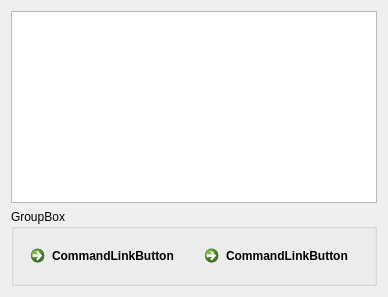
            <widget class="QWidget" name="tab_5">
             <attribute name="title">
              <string>Gewerke</string>
             </attribute>
             <layout class="QVBoxLayout" name="verticalLayout_37">
              <item>
               <widget class="QTableWidget" name="tableWidget_cost_stand_trades">
                <property name="alternatingRowColors">
                 <bool>true</bool>
                </property>
                <property name="selectionMode">
                 <enum>QAbstractItemView::SingleSelection</enum>
                </property>
                <property name="selectionBehavior">
                 <enum>QAbstractItemView::SelectRows</enum>
                </property>
                <property name="sortingEnabled">
                 <bool>true</bool>
                </property>
               </widget>
              </item>
              <item>
               <widget class="QGroupBox" name="groupBox_19">
                <property name="title">
                 <string>GroupBox</string>
                </property>
                <layout class="QHBoxLayout" name="horizontalLayout_38">
                 <item>
                  <widget class="QCommandLinkButton" name="commandLinkButton_5">
                   <property name="text">
                    <string>CommandLinkButton</string>
                   </property>
                  </widget>
                 </item>
                 <item>
                  <widget class="QCommandLinkButton" name="commandLinkButton_4">
                   <property name="text">
                    <string>CommandLinkButton</string>
                   </property>
                  </widget>
                 </item>
                </layout>
               </widget>
              </item>
             </layout>
            </widget>
